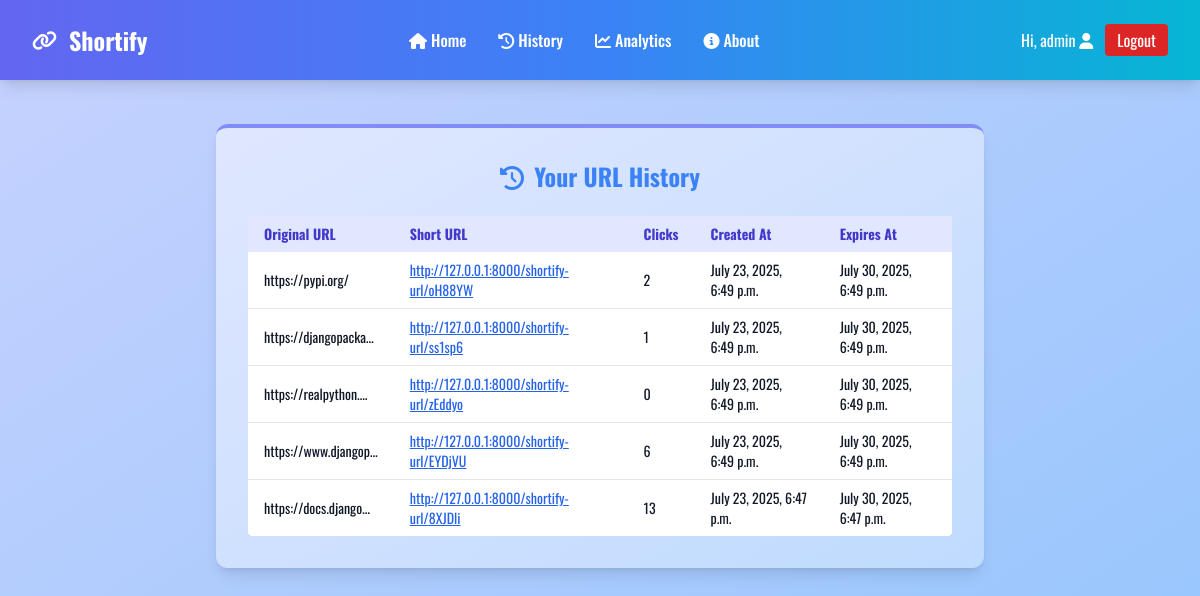
Page /history/ (signed in) on the committed database.
### shortener/models.py (models this page shows, shortened)
class ShortURL(models.Model):
    user = models.ForeignKey(User, on_delete=models.CASCADE, null=True, blank=True)
    long_url = models.URLField()
    short_code = models.CharField(max_length=10, unique=True)
    click_count = models.PositiveIntegerField(default=0)
    expires_at = models.DateTimeField(null=True, blank=True)
    created_at = models.DateTimeField(auto_now_add=True)

### shortener/views/history.py (the view)
class HistoryView(TemplateView):
    def get(self, request):
        if not request.user.is_authenticated:
            return render(request, "history.html", {"unauth": True})
        user_urls = ShortURL.objects.filter(user=request.user).order_by('-created_at')
        return render(request, "history.html", {"urls": user_urls})

### templates/history.html (shortened to what this page needs)
{% extends 'base.html' %}
{% block content %}
<div class="flex items-center justify-center h-full">
	<div
		id="history"
		class="bg-gradient-to-br from-indigo-100 to-blue-200 shadow-lg rounded-xl w-full max-w-3xl p-8 border-t-4 border-indigo-400"
	>
		<h2 class="text-2xl font-bold text-blue-500 text-center mb-6">
			<i class="fa-solid fa-history mr-1"></i> Your URL History
		</h2>
		{% if unauth %}
			<p class="text-center text-red-600 font-semibold text-lg">
				Please login first to view your URL history.
			</p>
		{% else %}
		<div class="overflow-x-auto">
			<table class="min-w-full bg-white rounded shadow-md text-sm">
				<thead class="bg-indigo-100 text-indigo-700">
					<tr>
						<th class="py-2 px-4 text-left">Original URL</th>
						<th class="py-2 px-4 text-left">Short URL</th>
						<th class="py-2 px-4 text-left">Clicks</th>
						<th class="py-2 px-4 text-left">Created At</th>
						<th class="py-2 px-4 text-left">Expires At</th>
					</tr>
				</thead>
				<tbody class="divide-y divide-gray-200">
					{% for url in urls %}
					<tr class="border-b">
						<td class="py-2 px-4">{{ url.long_url|truncatechars:20 }}</td>
						<td class="py-2 px-4 text-blue-600 underline">http://127.0.0.1:8000/shortify-url/{{ url.short_code }}</td>
						<td class="py-2 px-4">{{ url.click_count }}</td>
						<td class="py-2 px-4">{{ url.created_at }}</td>
						<td class="py-2 px-4">{{ url.expires_at }}</td>
					</tr>
					{% empty %}
					<tr>
						<td colspan="5" class="py-2 px-4 text-center">No URLs found.</td>
					</tr>
					{% endfor %}
				</tbody>
			</table>
		</div>
		{% endif %}
	</div>
</div>
{% endblock %}

### templates/base.html (shortened to what this page needs)
{% load static %}
<!DOCTYPE html>
<html lang="en" class="scroll-smooth">
	<head>
		<script src="https://cdn.tailwindcss.com"></script>
		<link
			href="https://cdnjs.cloudflare.com/ajax/libs/font-awesome/6.5.0/css/all.min.css"
			rel="stylesheet"
		/>
		<link rel="stylesheet" type="text/css" href="https://cdn.jsdelivr.net/npm/toastify-js/src/toastify.min.css">
		<link rel="stylesheet" href="{% static 'css/style.css' %}" />
	</head>
	<body
		class="bg-gradient-to-br from-indigo-200 to-blue-300 text-gray-900 min-h-screen flex flex-col"
	>
		{% include 'nav.html' %}
		<main class="flex-1 p-6 overflow-y-auto mt-5">
			{% block content %} {% endblock %}
		</main>
	</body>
</html>

### templates/nav.html (shortened to what this page needs)
<nav
	class="bg-gradient-to-r from-indigo-500 via-blue-500 to-cyan-500 shadow-lg text-white"
>
	<div class="max-w-7xl mx-auto px-4 sm:px-6 lg:px-8 py-2">
		<div class="flex justify-between h-16 items-center">
			<div class="flex items-center space-x-3">
				<i class="fa-solid fa-link fa-lg"></i>
				<span class="font-bold text-2xl">Shortify</span>
			</div>
			<div class="hidden md:flex items-center space-x-8 text-md font-medium">
				<a href="{% url "home" %}" class="hover:text-emerald-300 transition"
					><i class="fa-solid fa-home mr-1"></i>Home</a
				>
				<a href="{% url "history" %}" class="hover:text-emerald-300 transition"
					><i class="fa-solid fa-history mr-1"></i>History</a
				>
				<a href="{% url "analytics" %}" class="hover:text-emerald-300 transition"
					><i class="fa-solid fa-chart-line mr-1"></i>Analytics</a
				>
				<a href="{% url "about" %}" class="hover:text-emerald-300 transition"
					><i class="fa-solid fa-info-circle mr-1"></i>About</a
				>
			</div>
			<div class="hidden md:flex items-center space-x-3 auth-section">
				{% if user.is_authenticated %}
					<span class="text-md">Hi, {{ user.username }} <i class="fa-solid fa-user"></i></span>
					<a href="{% url 'logout' %}" class="text-white px-3 py-1 rounded bg-red-600">Logout</a>
				{% else %}
					<button onclick="openModal('loginModal')" class="text-white px-3 py-1 rounded bg-indigo-600">Login</button>
					<button onclick="openModal('signupModal')" class="text-white px-3 py-1 rounded bg-green-600">Signup</button>
				{% endif %}
			</div>
		</div>
	</div>
</nav>

### static/css/style.css (style rules this page uses)
body { font-family: "Oswald", serif; scroll-behavior: smooth; background: #4f46e5; }

### rows in the picture
ShortURL: long_url "https://pypi.org/", short_code "oH88YW", click_count "2", created_at "July 23, 2025, 6:49 p.m.", expires_at "July 30, 2025, 6:49 p.m."
ShortURL: long_url "https://djangopacka…", short_code "ss1sp6", click_count "1", created_at "July 23, 2025, 6:49 p.m.", expires_at "July 30, 2025, 6:49 p.m."
ShortURL: long_url "https://realpython.…", short_code "zEddyo", click_count "0", created_at "July 23, 2025, 6:49 p.m.", expires_at "July 30, 2025, 6:49 p.m."
ShortURL: long_url "https://www.djangop…", short_code "EYDjVU", click_count "6", created_at "July 23, 2025, 6:49 p.m.", expires_at "July 30, 2025, 6:49 p.m."
ShortURL: long_url "https://docs.django…", short_code "8XJDli", click_count "13", created_at "July 23, 2025, 6:47 p.m.", expires_at "July 30, 2025, 6:47 p.m."

### other values in the picture
{{ user.username }} "admin"
